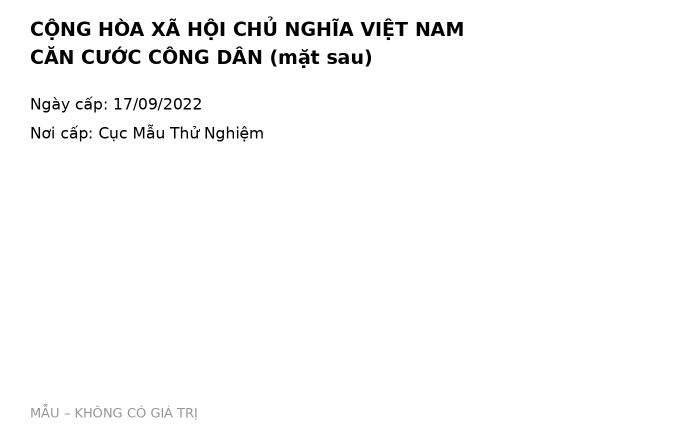
#> input picture tests/fixtures/cccd/01-cccd_2021-sau.png, 1400 x 880 px (shown at 1/2 size)
$ python -i imaging.py   (imports and definitions only)   (older library calls are emulated)
#> lines starting #> are read from the running program, lines starting #| are printed output that depends on the picture
#> further down, picture is the input picture: PIL image 1400x880 RGB; min 0, max 255, mean 249.6
"""Mở ảnh an toàn, kiểm tra chất lượng, xóa EXIF (docs/yeu-cau.md mục V bước 1; Phase 5 quyết
định 6, 7).

- Ảnh khai báo quá `MAX_IMAGE_PIXELS` điểm ảnh bị từ chối ngay từ header, TRƯỚC khi giải nén và
  trước khi đưa vào OpenCV.
- `strip_metadata` ghi lại ảnh đã xoay theo EXIF, không còn EXIF/GPS/ICC/chú thích.
"""

import io
import warnings
from dataclasses import dataclass, field

import cv2
import numpy as np
from django.conf import settings
from PIL import Image, ImageOps, UnidentifiedImageError

MIN_WIDTH = 1000  # px (yêu cầu mục V)
MIN_SHARPNESS = 60.0  # phương sai Laplacian, đo trên ảnh chuẩn hóa về rộng 1000 px
MIN_BRIGHTNESS = 70.0  # độ sáng trung bình thang 0-255
MAX_BRIGHTNESS = 253.0  # ảnh giả nền trắng đạt khoảng 250; ảnh cháy sáng gần 255
_NORMAL_WIDTH = 1000

MSG_TOO_LARGE = "Ảnh quá lớn (tối đa 40 triệu điểm ảnh). Hãy chụp lại hoặc giảm kích thước ảnh."
MSG_CANNOT_OPEN = "Không mở được ảnh. Hãy chọn tệp JPG hoặc PNG còn nguyên vẹn."
WARN_LOW_RES = "Ảnh có chiều ngang dưới 1000 px. Nên chụp lại ở độ phân giải cao hơn."
WARN_BLUR = "Ảnh bị mờ. Nên chụp lại cho nét."
WARN_DARK = "Ảnh quá tối. Nên chụp lại nơi đủ sáng."
WARN_BRIGHT = "Ảnh quá sáng hoặc bị lóa. Nên chụp lại."


class ImageRejected(Exception):
    """Ảnh không dùng được; `args[0]` là thông báo tiếng Việt cho người dùng."""


def _limit():
    return int(settings.MAX_IMAGE_PIXELS)


# [19 lines left out: function load_image, not called in this run]


def to_gray(image):
    """PIL.Image -> mảng xám cho OpenCV."""
    return cv2.cvtColor(np.asarray(image.convert("RGB")), cv2.COLOR_RGB2GRAY)


# [9 lines left out: function strip_metadata, not called in this run]


def rotate(image, degrees=90):
    """Xoay ngược chiều kim đồng hồ `degrees` độ (bội của 90)."""
    return image.rotate(degrees, expand=True)


@dataclass
class QualityReport:
    width: int
    height: int
    sharpness: float
    brightness: float
    warnings: list = field(default_factory=list)

    # [8 lines left out: function as_dict, not called in this run]


def check_quality(image):
    """Độ phân giải, độ nét, độ sáng. Ảnh kém chỉ có cảnh báo; vẫn cho đi tiếp."""
    gray = to_gray(image)
    height, width = gray.shape
#> height = 880; width = 1400
    scale = _NORMAL_WIDTH / width
#> scale = 0.714
    small = cv2.resize(gray, (_NORMAL_WIDTH, max(1, round(height * scale))))
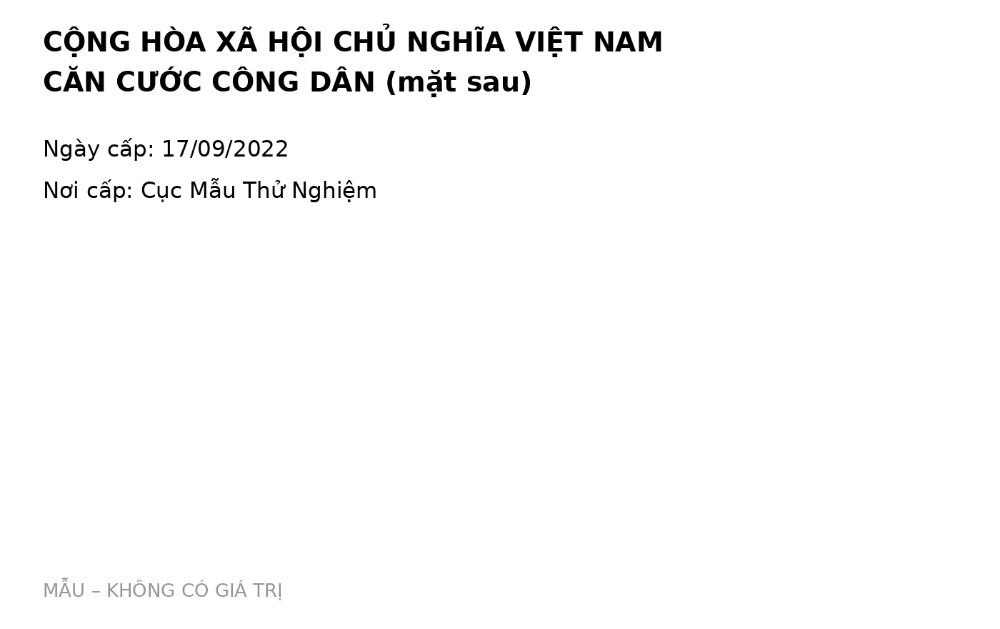
#> small: shape (629, 1000); min 0, max 255, mean 249.6
    sharpness = float(cv2.Laplacian(small, cv2.CV_64F).var())
#> sharpness = 964.8
    brightness = float(gray.mean())
#> brightness = 249.6
    report = QualityReport(width, height, sharpness, brightness)
    if width < MIN_WIDTH:
        report.warnings.append(WARN_LOW_RES)
    if sharpness < MIN_SHARPNESS:
        report.warnings.append(WARN_BLUR)
    if brightness < MIN_BRIGHTNESS:
        report.warnings.append(WARN_DARK)
    elif brightness > MAX_BRIGHTNESS:
        report.warnings.append(WARN_BRIGHT)
    return report

>>> from PIL import Image
>>> picture = Image.open('../../tests/fixtures/cccd/01-cccd_2021-sau.png')
>>> result = check_quality(picture)
